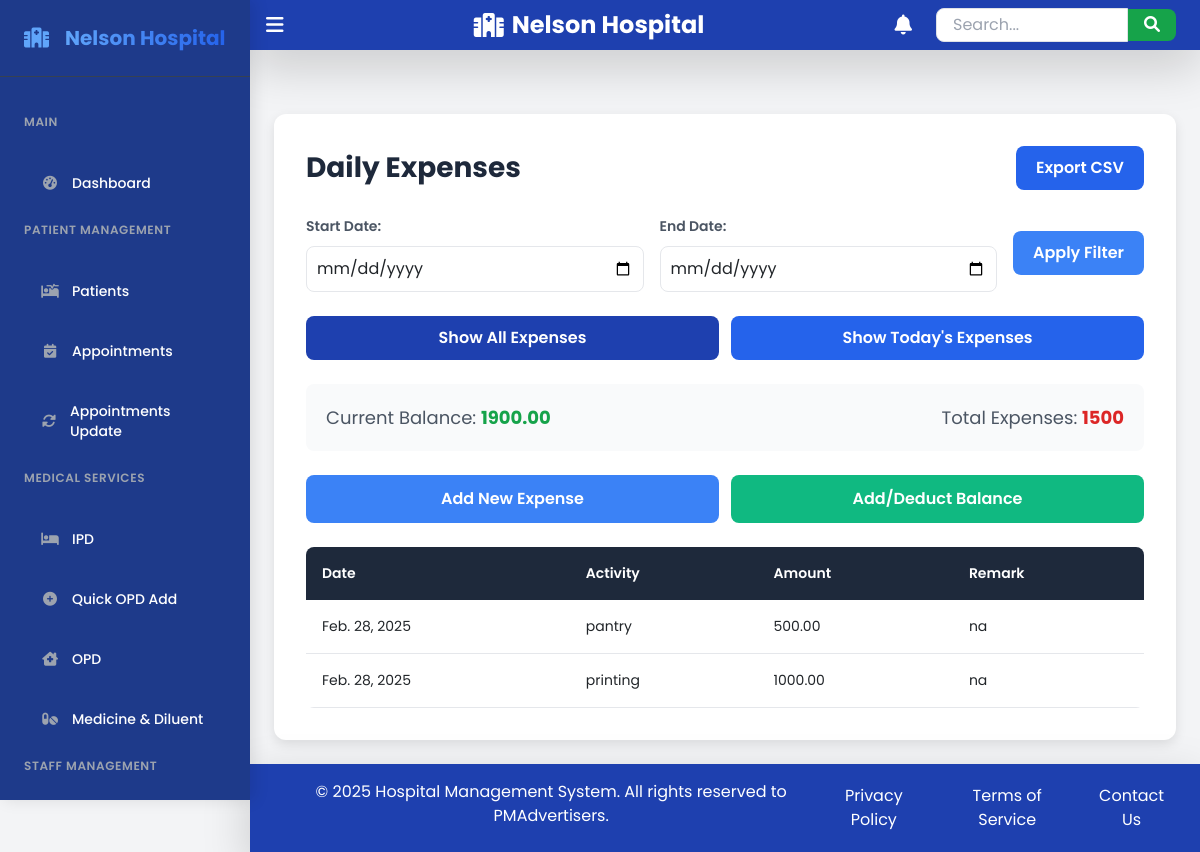
The page /daybook/?show_all=true&start_date=&end_date= (signed in) on the database as committed earlier.
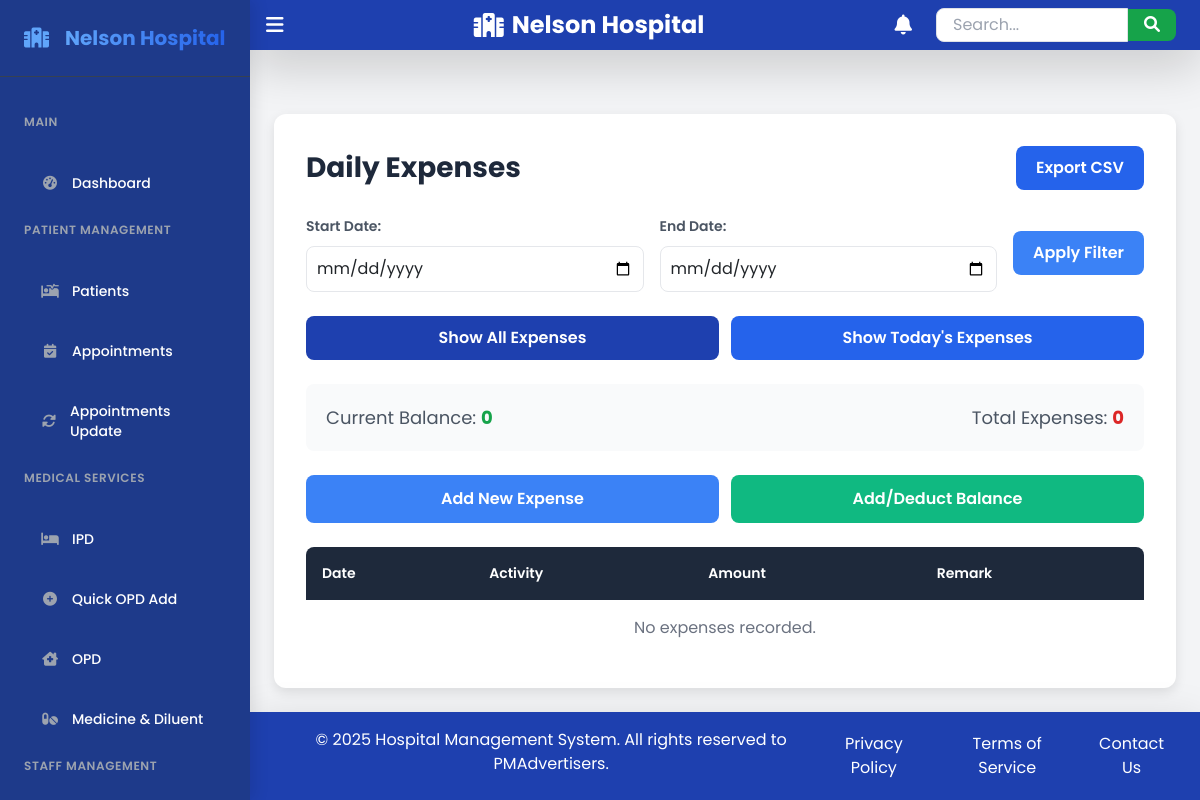
The same page on the database as committed later.
### hms/models.py (models this page shows, shortened)
class Balance(models.Model):
    amount = models.DecimalField(max_digits=10, decimal_places=2, default=0)
    carryover_amount = models.DecimalField(max_digits=10, decimal_places=2, default=0)  # Add this field
    user = models.ForeignKey(CustomUser, on_delete=models.CASCADE, null=True, blank=True)

class Daybook(models.Model):
    ACTIVITY_CHOICES = [
        ('pantry', 'Pantry'),
        ('fuel', 'Fuel'),
        ('office_expense', 'Office Expense'),
        ('site_development', 'Site Development'),
        ('site_visit', 'Site Visit'),
        ('printing', 'Printing'),
        ('utility', 'Utility'),
        ('others', 'Others'),
    ]
    date = models.DateField(default=timezone.now)
    activity = models.CharField(max_length=50, choices=ACTIVITY_CHOICES,null=True)
    custom_activity = models.CharField(max_length=100, blank=True, null=True)  # For "Others"
    amount = models.DecimalField(max_digits=10, decimal_places=2,null=True,blank=True)
    remark = models.TextField(blank=True, null=True)
    current_balance = models.DecimalField(max_digits=15, decimal_places=2, default=0.00)
    user = models.ForeignKey(CustomUser, on_delete=models.CASCADE, null=True, blank=True)

### hms/views.py (the view, shortened to what this page needs)
# urls.py: path('daybook/', DaybookListView.as_view(), name='daybook_list'),  # URL for listing expenses
class DaybookListView(LoginRequiredMixin, View):
    template_name = 'hms/daybook/daybook_list.html'
    def get(self, request, *args, **kwargs):
        today = timezone.now().date()
        start_date = request.GET.get('start_date')
        end_date = request.GET.get('end_date')
        search_query = request.GET.get('search')
        show_all = request.GET.get('show_all') == 'true'
        if request.user.is_superuser or request.user.is_staff:
            daybook_entries = Daybook.objects.all()
        else:
            daybook_entries = Daybook.objects.filter(user=request.user)  # Filter by user
        if start_date:
            daybook_entries = daybook_entries.filter(date__gte=start_date)
        if end_date:
            daybook_entries = daybook_entries.filter(date__lte=end_date)
        if search_query:
            daybook_entries = daybook_entries.filter(
                Q(activity__icontains=search_query) |
                Q(custom_activity__icontains=search_query) |
                Q(remark__icontains=search_query)
            )
        if not show_all:
            daybook_entries = daybook_entries.filter(date=today)
        paginator = Paginator(daybook_entries, 10)
        page_number = request.GET.get('page')
        page_obj = paginator.get_page(page_number)
        todays_expenses = daybook_entries.filter(date=today)
        total_todays_expenses = sum(expense.amount for expense in todays_expenses)
        total_expenses = daybook_entries.aggregate(total_amount=Sum('amount'))['total_amount'] or 0
        current_balance_record = Balance.objects.filter(user=request.user).first()
        current_balance = current_balance_record.amount if current_balance_record else 0
        carryover_amount = current_balance_record.carryover_amount if current_balance_record else 0
        context = {
            'page_obj': page_obj,
            'total_balance': current_balance,
            'carryover_amount': carryover_amount,
            'todays_expense': total_todays_expenses,
            'total_expenses': total_expenses,
            'start_date': start_date,
            'end_date': end_date,
            'show_all': show_all,
        }
        return render(request, self.template_name, context)

### hms/templates/hms/daybook/daybook_list.html (shortened to what the changed rows need)
{% extends 'hms/base.html' %}
{% block content %}
<div style="max-width: 1200px; margin: 0 auto; background-color: #ffffff; box-shadow: 0 4px 12px rgba(0, 0, 0, 0.1); border-radius: 12px; padding: 32px; margin-top: 40px;">
    <div style="display: flex; justify-content: space-between; align-items: center; margin-bottom: 24px;">
        <h2 style="font-size: 28px; font-weight: 700; color: #1e293b;">Daily Expenses</h2>
    </div>
    <div style="background-color: #f9fafb; padding: 20px; border-radius: 8px; margin-bottom: 24px;">
        <div style="display: flex; justify-content: space-between; align-items: center;">
            <p style="font-size: 18px; color: #4b5563; margin: 0;">
                Current Balance:
                <span style="font-weight: 700; {% if total_balance >= 0 %} color: #16a34a; {% else %} color: #dc2626; {% endif %}">
                    {{ total_balance }}
                </span>
            </p>
            <p style="font-size: 18px; color: #4b5563; margin: 0;">
                Total Expenses:
                <span style="font-weight: 700; color: #dc2626;">{{ total_expenses }}</span>
            </p>
        </div>
    </div>
    <div style="overflow-x: auto;">
        <table style="width: 100%; border-collapse: collapse; background-color: white; border-radius: 8px; overflow: hidden;">
            <thead>
                <tr style="background-color: #1e293b; color: white;">
                    <th style="padding: 16px; font-size: 14px; font-weight: 600; text-align: left;">Date</th>
                    <th style="padding: 16px; font-size: 14px; font-weight: 600; text-align: left;">Activity</th>
                    <th style="padding: 16px; font-size: 14px; font-weight: 600; text-align: left;">Amount</th>
                    <th style="padding: 16px; font-size: 14px; font-weight: 600; text-align: left;">Remark</th>
                </tr>
            </thead>
            <tbody>
                {% for expense in page_obj %}
                <tr style="background-color: #ffffff; transition: background-color 0.3s;">
                    <td style="padding: 16px; font-size: 14px; border-bottom: 1px solid #e5e7eb;">{{ expense.date }}</td>
                    <td style="padding: 16px; font-size: 14px; border-bottom: 1px solid #e5e7eb;">
                        {{ expense.activity }} {% if expense.custom_activity %} ({{ expense.custom_activity }}) {% endif %}
                    </td>
                    <td style="padding: 16px; font-size: 14px; border-bottom: 1px solid #e5e7eb;">{{ expense.amount }}</td>
                    <td style="padding: 16px; font-size: 14px; border-bottom: 1px solid #e5e7eb;">{{ expense.remark }}</td>
                </tr>
                {% empty %}
                <tr>
                    <td colspan="4" style="padding: 16px; text-align: center; color: #6b7280;">No expenses recorded.</td>
                </tr>
                {% endfor %}
            </tbody>
        </table>
    </div>
</div>
{% endblock %}

Rows that differ between the two databases and show on the page:
removed Balance: amount "1900.00"
removed Daybook: date "Feb. 28, 2025", activity "pantry", amount "500.00", remark "na"
removed Daybook: date "Feb. 28, 2025", activity "printing", amount "1000.00", remark "na"
Other text that changed with them:
{{ total_balance }}: (not shown) → "0"
{{ total_expenses }}: "1500" → "0"
text now shown: "No expenses recorded."
